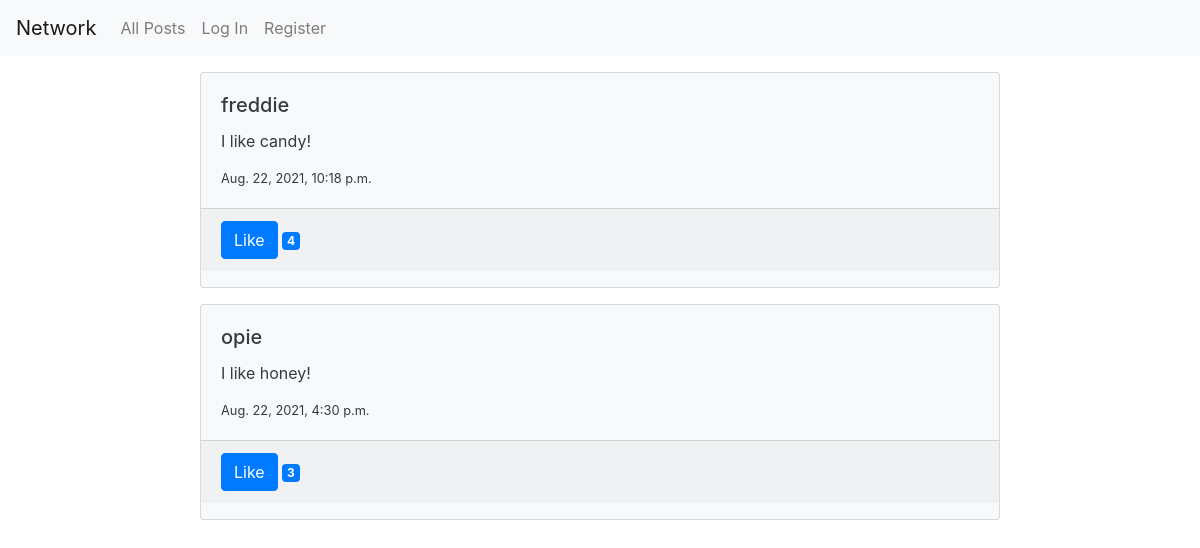
The page / on the database its author committed.
### network/models.py (models this page shows, shortened)
class Post(models.Model):
    poster = models.ForeignKey(User, on_delete=models.CASCADE, related_name="posts")
    content = models.CharField(max_length=280)
    created = models.DateTimeField(auto_now_add=True)
    updated = models.DateTimeField(auto_now=True)

class User(AbstractUser):
    def __str__(self):
        return f"{self.username}"

### network/views.py (the view)
# urls.py: path("", views.index, name="index"),
def index(request):
    user_id = request.user.id
    all_posts = Post.objects.all().values()
    all_posts = get_post_data(all_posts, user_id)
    context = {
        "all_posts": all_posts,
    }
    return render(request, "network/index.html", context)

### network/views.py (called while the page is built)
def get_post_data(posts, user_id):
    posts = list(posts)
    posts.sort(key=lambda post:post['created'], reverse=True)
    for post in posts:
        poster_id = post['poster_id']
        poster = User.objects.get(pk=poster_id).username
        post['poster'] = poster
        post_id = post['id']
        likes = Like.objects.filter(liked_post=post_id)
        likes_count = likes.count() #### no need convert to list to get count?
        post['likes_count'] = likes_count
        likes_by_user = list(likes.filter(liker=user_id, like_status=True))
        if likes_by_user == []:
            like_button = "Like"
        else:
            like_button = "Unlike"
        post['like_button'] = like_button
    return posts

### network/templates/network/index.html (shortened to what this page needs)
{% extends "network/layout.html" %}
{% load static %}
{% block body %}
    <div id="all-posts">
        {% for post in all_posts %}
            <div class="card text-dark bg-light m-3 mx-auto" style="width: 50rem;">
                <div class="card-body">
                    <h5 class="card-title">{{post.poster}}</h5>
                    <p class="card-text">{{post.content}}</p>
                    <p class="card-text small">{{post.created}}</p>
                </div>
                <p class="card-footer">
                    <button type="submit" class="btn btn-primary like-button" id="like-button-{{post.id}}">{{post.like_button}}</button>
                    <span class="badge badge-primary like-badge" id="like-badge-{{post.id}}">{{post.likes_count}}</span>
                </p>
            </div>
        {% endfor %}
    </div>
{% endblock %}

### rows shown on the page
Post: poster "freddie", content "I like candy!", created "Aug. 22, 2021, 10:18 p.m.", like_button "Like", likes_count "4"
Post: poster "opie", content "I like honey!", created "Aug. 22, 2021, 4:30 p.m.", like_button "Like", likes_count "3"
